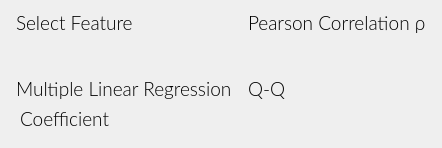
                     <widget class="QWidget" name="pageStatistics">
                      <property name="styleSheet">
                       <string notr="true">QLabel {
	font-family: Lato;
	font-weight: 200;
	font-size: 14pt;
	padding-left: 1px;
}</string>
                      </property>
                      <layout class="QGridLayout" name="gridLayout_35">
                       <item row="0" column="0">
                        <layout class="QGridLayout" name="gridLayout_34">
                         <item row="0" column="1">
                          <widget class="QLabel" name="label_52">
                           <property name="text">
                            <string>Pearson Correlation ρ</string>
                           </property>
                          </widget>
                         </item>
                         <item row="4" column="0">
                          <widget class="QCustomPlot" name="regressionPlot" native="true"/>
                         </item>
                         <item row="1" column="1">
                          <widget class="QCustomPlot" name="correlationPlot" native="true"/>
                         </item>
                         <item row="2" column="1">
                          <widget class="QLabel" name="label_54">
                           <property name="text">
                            <string>Q-Q</string>
                           </property>
                          </widget>
                         </item>
                         <item row="4" column="1">
                          <widget class="QCustomPlot" name="qqPlot" native="true"/>
                         </item>
                         <item row="2" column="0">
                          <widget class="QLabel" name="label_53">
                           <property name="maximumSize">
                            <size>
                             <width>16777215</width>
                             <height>25</height>
                            </size>
                           </property>
                           <property name="text">
                            <string>Multiple Linear Regression</string>
                           </property>
                          </widget>
                         </item>
                         <item row="1" column="0">
                          <widget class="gridSelectorWidget" name="selectorWidget" native="true">
                           <property name="minimumSize">
                            <size>
                             <width>30</width>
                             <height>30</height>
                            </size>
                           </property>
                           <property name="maximumSize">
                            <size>
                             <width>400</width>
                             <height>400</height>
                            </size>
                           </property>
                          </widget>
                         </item>
                         <item row="0" column="0">
                          <widget class="QLabel" name="label_51">
                           <property name="maximumSize">
                            <size>
                             <width>16777215</width>
                             <height>25</height>
                            </size>
                           </property>
                           <property name="text">
                            <string>Select Feature</string>
                           </property>
                          </widget>
                         </item>
                         <item row="3" column="0">
                          <widget class="QLabel" name="label_55">
                           <property name="maximumSize">
                            <size>
                             <width>16777215</width>
                             <height>25</height>
                            </size>
                           </property>
                           <property name="styleSheet">
                            <string notr="true">QLabel {
	font-family: Lato;
	font-weight: 200;
	font-size: 14pt;
	padding-left: 5px;
}</string>
                           </property>
                           <property name="text">
                            <string>Coefficient</string>
                           </property>
                          </widget>
                         </item>
                        </layout>
                       </item>
                      </layout>
                     </widget>
